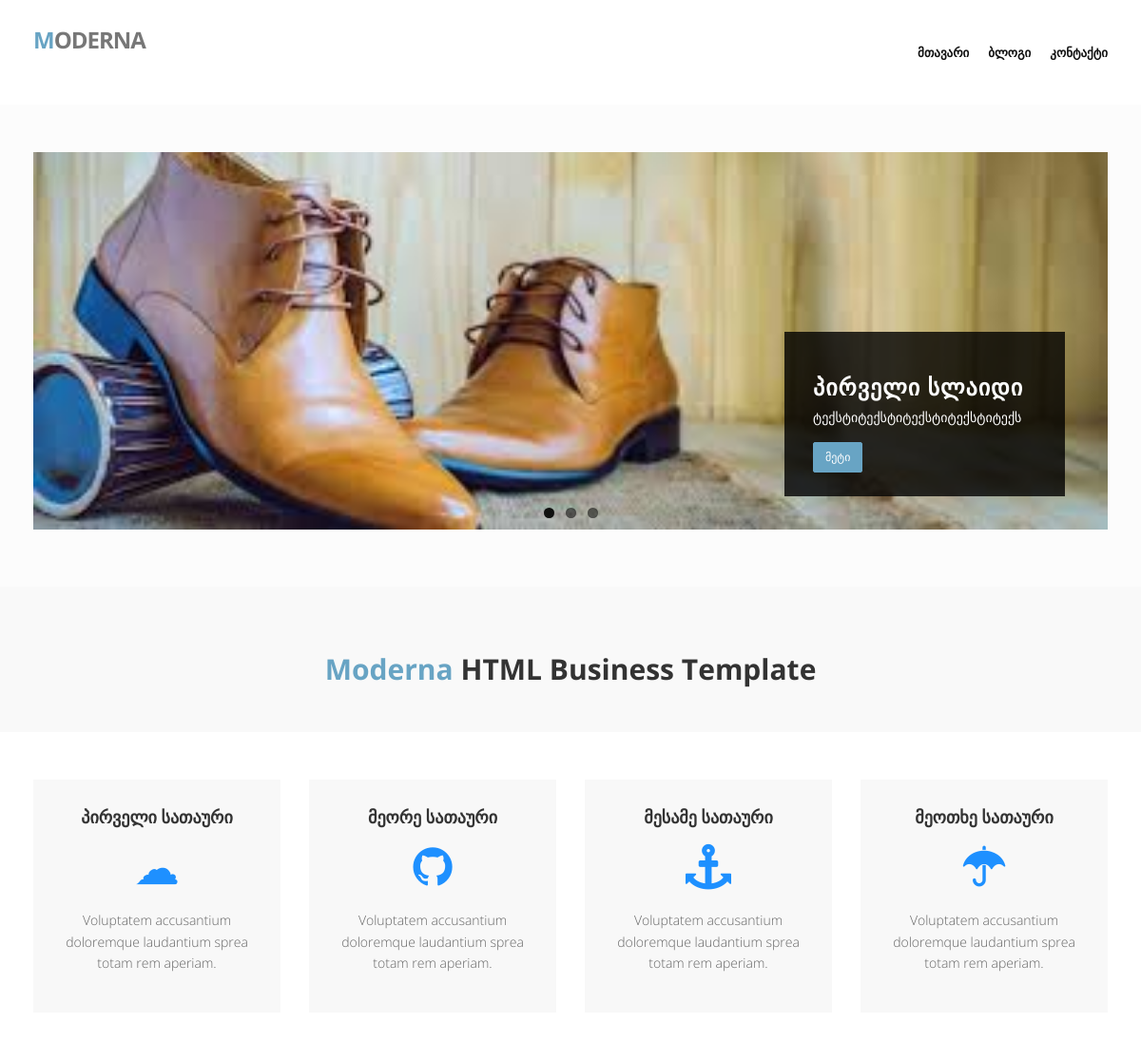
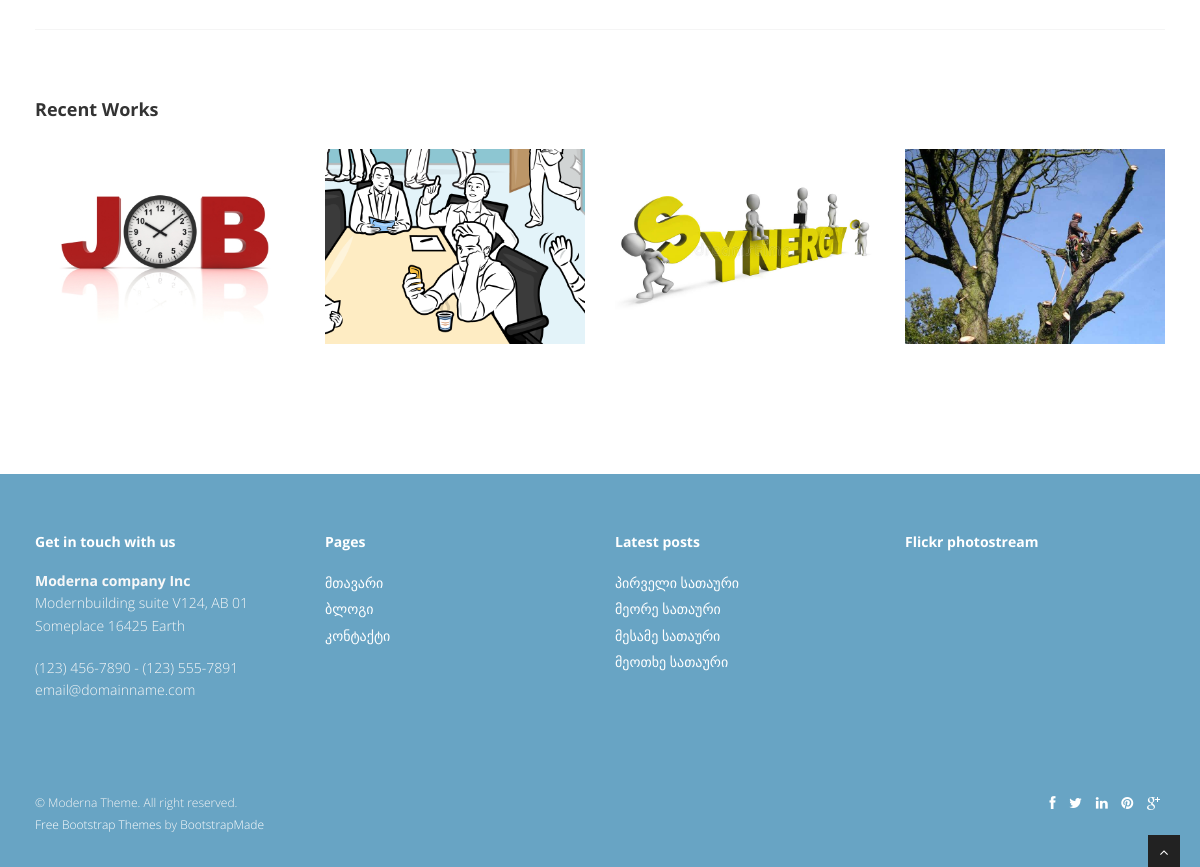
The page / on the database its author committed (2 pictures, top to bottom).
### tables this page shows
CREATE TABLE `menu` (
  `id` int(11) UNSIGNED NOT NULL,
  `title` varchar(255) DEFAULT NULL,
  `link` varchar(255) DEFAULT NULL
);

CREATE TABLE `slides` (
  `int` int(11) UNSIGNED NOT NULL,
  `title` varchar(255) DEFAULT NULL,
  `text` varchar(255) DEFAULT NULL,
  `img` varchar(200) DEFAULT NULL
);

CREATE TABLE `middle` (
  `id` int(11) UNSIGNED NOT NULL,
  `title` varchar(255) DEFAULT NULL,
  `icon` varchar(255) DEFAULT NULL,
  `text` varchar(255) NOT NULL
);

### application/controllers/Home.php (called while the page is built, shortened)
<?php
class Home extends CI_Controller {
	function __construct(){
		$this->load->model(["Menu_model", "Middle_model", "Works_model", "Contact_model", "Slides_model"]);
	}
	public function index($id='home')
	{
		$menu = $this->Menu_model->getMenu();
		$middleMenu = $this->Middle_model->getMiddleMenu();
		$works = $this->Works_model->getWorks();
		$contact = $this->Contact_model->getContact();
		$slides = $this->Slides_model->getSlides();
		$this->load->view('header', ['menu'=>$menu]);
		$this->load->view($id, ['middleMenu'=>$middleMenu,'works'=>$works, 'contact'=>$contact, 'slides'=>$slides]);
		$this->load->view('footer', ['middleMenu'=>$middleMenu,'menu'=>$menu]);
	}
}

### index.php (called while the page is built, shortened)
<?php
require_once BASEPATH.'core/CodeIgniter.php';

### application/models/Menu_model.php (called while the page is built, shortened)
<?php
class Menu_model extends CI_Model{
	public function getMenu(){
		$this->db->select("*");
		$this->db->from("menu");
		$query = $this->db->get();
		return $query->result_array();
	}
}
?>

### application/models/Slides_model.php (called while the page is built, shortened)
<?php
class Slides_model extends CI_Model{
	public function getSlides(){
		$this->db->select("*");
		$this->db->from("slides");
		$query = $this->db->get();
		return $query->result_array();
	}
}
?>

### application/models/Middle_model.php (called while the page is built, shortened)
<?php
class Middle_model extends CI_Model{
	public function getMiddleMenu(){
		$this->db->select("*");
		$this->db->from("middle");
		$query = $this->db->get();
		return $query->result_array();
	}
}
?>

### application/models/Works_model.php (called while the page is built, shortened)
<?php
class Works_model extends CI_Model{
	public function getWorks(){
		$this->db->select("*");
		$this->db->from("works");
		$query = $this->db->get();
		return $query->result_array();
	}
}
?>

### application/views/home.php (the view, shortened to what this page needs)
<section id="featured">
<div class="container">
	<div class="row">
		<div class="col-lg-12">
    <div id="main-slider" class="flexslider">
        <ul class="slides">
        	<?php foreach($slides as $value): ?>
		        <li>
		            <img src="<?=base_url()?>img/slides/<?=$value["img"]?>" alt="" />
			            <div class="flex-caption">
			                <h3><?=$value["title"]?></h3>
							<p><?=$value["text"]?></p>
							<a href="#" class="btn btn-theme">მეტი</a>
			            </div>
		        </li>
          	<?php endforeach ?>
        </ul>
    </div>
		</div>
	</div>
</div>
</section>
<section class="callaction">
<div class="container">
	<div class="row">
		<div class="col-lg-12">
			<div class="big-cta">
				<div class="cta-text">
					<h2><span>Moderna</span> HTML Business Template</h2>
				</div>
			</div>
		</div>
	</div>
</div>
</section>
<section id="content">
<div class="container">
	<div class="row">
		<div class="col-lg-12">
			<div class="row">
				<?php foreach($middleMenu as $value):?>
					<div class="col-lg-3">
						<div class="box">
							<div class="box-gray aligncenter">
								<h4><?=$value["title"]?></h4>
								<div class="icon">
								<i class="<?=$value["icon"]?>" style="font-size:48px;color: #1E90FF;"></i>
								</div>
								<p>
								 <?=$value["text"]?>
								</p>
							</div>
						</div>
					</div>
				<?php endforeach ?>
			</div>
		</div>
	</div>
	<div class="row">
		<div class="col-lg-12">
			<div class="solidline">
			</div>
		</div>
	</div>
	<div class="row">
		<div class="col-lg-12">
			<h4 class="heading">Recent Works</h4>
			<div class="row">
				<section id="projects">
				<ul id="thumbs" class="portfolio">
					<?php foreach($works as $value): ?>
						<li class="col-lg-3 design" data-id="id-0" data-type="web">
						<div class="item-thumbs">
						</div>
						</li>
					<?php endforeach ?>
				</ul>
				</section>
			</div>
		</div>
	</div>
</div>
</section>

### application/views/header.php (shortened to what this page needs)
<!DOCTYPE html>
<html lang="en">
<head>
<link href="<?=base_url()?>assets/css/bootstrap.min.css" rel="stylesheet" />
<link href="<?=base_url()?>assets/css/fancybox/jquery.fancybox.css" rel="stylesheet">
<link href="<?=base_url()?>assets/css/jcarousel.css" rel="stylesheet" />
<link href="<?=base_url()?>assets/css/flexslider.css" rel="stylesheet" />
<link href="<?=base_url()?>assets/css/style.css" rel="stylesheet" />
<link href="<?=base_url()?>assets/skins/default.css" rel="stylesheet" />
</head>
<body>
<div id="wrapper">
	<header>
        <div class="navbar navbar-default navbar-static-top">
            <div class="container">
                <div class="navbar-header">
                    <a class="navbar-brand" href="index.html"><span>M</span>oderna</a>
                </div>
                <div class="navbar-collapse collapse ">
                    <ul class="nav navbar-nav">
                        <?php foreach($menu as $value): ?>
                        	<li><a href="<?=base_url();?>Home/index/<?=$value["link"]?>"><?=$value["title"]?></a></li>
                    	<?php endforeach ?>
                    </ul>
                </div>
            </div>
        </div>
	</header>

### application/views/footer.php (shortened to what this page needs)
<footer>
	<div class="container">
		<div class="row">
			<div class="col-lg-3">
				<div class="widget">
					<h5 class="widgetheading">Get in touch with us</h5>
					<address>
					<strong>Moderna company Inc</strong><br>
					 Modernbuilding suite V124, AB 01<br>
					 Someplace 16425 Earth </address>
					<p>
						<i class="icon-phone"></i> (123) 456-7890 - (123) 555-7891 <br>
						<i class="icon-envelope-alt"></i> email@domainname.com
					</p>
				</div>
			</div>
			<div class="col-lg-3">
				<div class="widget">
					<h5 class="widgetheading">Pages</h5>
					<ul class="link-list">
						<?php foreach($menu as $value): ?>
						<li><a href="<?=base_url();?>Home/index/<?=$value["link"]?>"><?=$value["title"]?></a></li>
						<?php endforeach ?>
					</ul>
				</div>
			</div>
			<div class="col-lg-3">
				<div class="widget">
					<h5 class="widgetheading">Latest posts</h5>
					<ul class="link-list">
						<?php foreach($middleMenu as $value): ?>
							<li><a href="#"><?=$value["title"]?></a></li>
						<?php endforeach ?>
					</ul>
				</div>
			</div>
			<div class="col-lg-3">
				<div class="widget">
					<h5 class="widgetheading">Flickr photostream</h5>
				</div>
			</div>
		</div>
	</div>
	<div id="sub-footer">
		<div class="container">
			<div class="row">
				<div class="col-lg-6">
					<div class="copyright">
						<p>&copy; Moderna Theme. All right reserved.</p>
                        <div class="credits">
                            <a href="https://bootstrapmade.com/">Free Bootstrap Themes</a> by <a href="https://bootstrapmade.com/">BootstrapMade</a>
                        </div>
					</div>
				</div>
				<div class="col-lg-6">
					<ul class="social-network">
						<li><a href="#" data-placement="top" title="Facebook"><i class="fa fa-facebook"></i></a></li>
						<li><a href="#" data-placement="top" title="Twitter"><i class="fa fa-twitter"></i></a></li>
						<li><a href="#" data-placement="top" title="Linkedin"><i class="fa fa-linkedin"></i></a></li>
						<li><a href="#" data-placement="top" title="Pinterest"><i class="fa fa-pinterest"></i></a></li>
						<li><a href="#" data-placement="top" title="Google plus"><i class="fa fa-google-plus"></i></a></li>
					</ul>
				</div>
			</div>
		</div>
	</div>
	</footer>
</div>
<a href="#" class="scrollup"><i class="fa fa-angle-up active"></i></a>
</body>
</html>

### assets/css/flexslider.css (style rules this page uses)
.slides, .flex-control-nav, .flex-direction-nav { margin: 0; padding: 0; list-style: none; }
.flexslider { margin: 0; padding: 0; }
.flexslider .slides > li { display: none; -webkit-backface-visibility: hidden; }
.flexslider .slides img { width: 100%; display: block; }
.slides:after { content: "."; display: block; clear: both; visibility: hidden; line-height: 0; height: 0; }
.flexslider { background:none; position: relative; zoom: 1; }
.flexslider .slides { zoom: 1; }
.flex-caption { background: rgba(0,0,0,.8); margin-left:5px;bottom:5px; position:absolute;padding:20px; z-index:99; }
.flex-caption p { font-size: 14px !important; line-height: 22px; font-weight:300; color: #fff }

### assets/skins/default.css (style rules this page uses)
a, a:hover,a:focus,a:active, footer a.text-link:hover, strike, .post-meta span a:hover, footer a.text-link, ul.meta-post li a:hover, ul.cat li a:hover, ul.recent li h6 a:hover, ul.portfolio-categ li.active a, ul.portfolio-categ li.active a:hover, ul.portfolio-categ li a:hover,ul.related-post li h4 a:hover, span.highlight,article .post-heading h3 a:hover, .navbar .nav > .active > a,.navbar .nav > .active > a:hover,.navbar .nav > li > a:hover,.navbar .nav > li > a:focus,.navbar .nav > .active > a:focus { color:#68A4C4; }
.navbar-brand span { color: #68A4C4; }
.cta-text h2 span { color: #68A4C4; }
.btn-theme { border:1px solid #68A4C4; background: #68A4C4; }
footer { background:#68A4C4; }
#sub-footer { background:#68A4C4; }

### assets/css/overwrite.css (style rules this page uses)
.widget h4,.widget h5 { font-weight:700; margin-bottom:20px; }
ul, ol { padding: 0; margin: 0 0 10px 25px; }
li { line-height: 1.6em; }
.btn { font-size: 12px; text-transform:uppercase; text-shadow: none; background-image:none; border-color: none; border-bottom-color: none; -webkit-box-shadow: none; -moz-box-shadow: none; box-shadow: none; }
.btn { outline:0; -webkit-border-radius: 2px; -moz-border-radius: 2px; border-radius: 2px; }
a.btn,.btn:focus { outline:0; }
.btn-theme { color:#fff; }
.navbar .nav { border-right:none; border-left:none; }
.navbar .nav > li > a { float: none; font-size:13px; padding: 10px 0 10px; margin-left:20px; margin-right:0; color: #999999; text-decoration: none; text-shadow: none; border-right:none; border-left:none; }

### rows shown on the page
menu: title "ᲛᲗᲐᲕᲐᲠᲘ", title "მთავარი"
menu: title "ᲑᲚᲝᲒᲘ", title "ბლოგი"
menu: title "ᲙᲝᲜᲢᲐᲥᲢᲘ", title "კონტაქტი"
slides: img (picture), title "ᲞᲘᲠᲕᲔᲚᲘ ᲡᲚᲐᲘᲓᲘ", text "ტექსტიტექსტიტექსტიტექსტიტექს"
middle: title "პირველი სათაური", text "Voluptatem accusantium doloremque laudantium sprea totam rem aperiam."
middle: title "მეორე სათაური", text "Voluptatem accusantium doloremque laudantium sprea totam rem aperiam."
middle: title "მესამე სათაური", text "Voluptatem accusantium doloremque laudantium sprea totam rem aperiam."
middle: title "მეოთხე სათაური", text "Voluptatem accusantium doloremque laudantium sprea totam rem aperiam."
